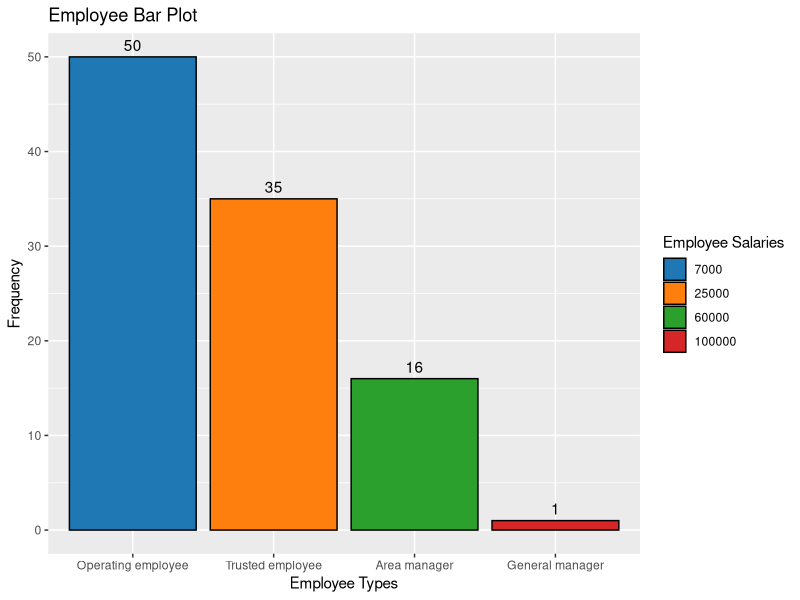

Write R code to recreate this figure.
library(tidyverse)
options(scipen = 999) # Disable scientific notation

employee_type_vector <- c(
  "Operating employee",
  "Trusted employee",
  "Area manager",
  "General manager"
)

employee_salary_vector <- c(7000, 25000, 60000, 100000)

# employee_frequency_vector <- c(50L, 35L, 16L, 1L)

# employee_salary_tbl <- tibble(
#  employee_type = employee_type_vector,
#  employee_salary = employee_salary_vector,
#  employee_frequency = employee_frequency_vector
# )

create_employee_tbl <- function(frequency_vector) {
  tibble(
    employee_type = factor(rep(employee_type_vector, frequency_vector),
      levels = employee_type_vector
    ),
    Salaries = factor(rep(employee_type_vector, frequency_vector),
      levels = employee_type_vector,
      labels = employee_salary_vector
    )
  )
}


plot_employee_tbl <- function(employee_tbl) {
  employee_tbl %>%
    ggplot(aes(x = employee_type, fill = Salaries)) +
    geom_bar(color = "black") +
    geom_text(stat = "count", aes(label = after_stat(count)), vjust = -0.5) +
    scale_fill_manual(values = c(
      "#1f77b4",
      "#ff7f0e",
      "#2ca02c",
      "#d62728"
    )) +
    labs(
      title = "Employee Bar Plot",
      x = "Employee Types",
      y = "Frequency",
      fill = "Employee Salaries"
    )
}

frequency_vector <- c(50, 35, 16, 1)
frequency_vector %>%
  create_employee_tbl() %>%
  plot_employee_tbl() %>%
  print()
